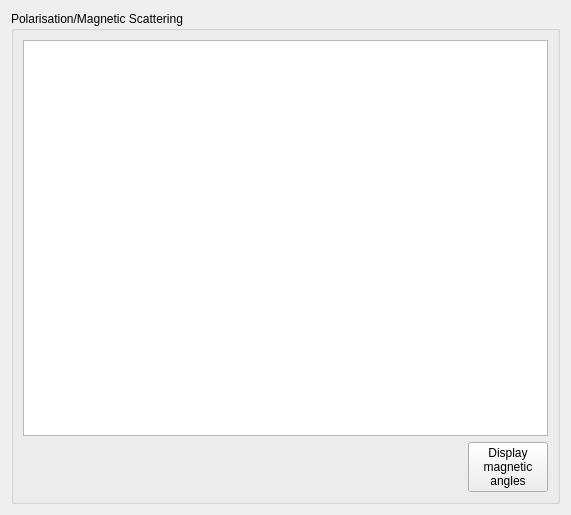
<?xml version="1.0" encoding="UTF-8"?>
<ui version="4.0">
 <class>MagnetismWidgetUI</class>
 <widget class="QWidget" name="MagnetismWidgetUI">
  <property name="geometry">
   <rect>
    <x>0</x>
    <y>0</y>
    <width>571</width>
    <height>515</height>
   </rect>
  </property>
  <property name="windowTitle">
   <string>Magnetism</string>
  </property>
  <layout class="QGridLayout" name="gridLayout">
   <item row="0" column="0">
    <widget class="QGroupBox" name="groupBox_10">
     <property name="title">
      <string>Polarisation/Magnetic Scattering </string>
     </property>
     <layout class="QGridLayout" name="gridLayout_21">
      <item row="0" column="0" colspan="3">
       <widget class="QTableView" name="lstMagnetic"/>
      </item>
      <item row="1" column="1">
       <spacer name="horizontalSpacer_6">
        <property name="orientation">
         <enum>Qt::Horizontal</enum>
        </property>
        <property name="sizeHint" stdset="0">
         <size>
          <width>498</width>
          <height>20</height>
         </size>
        </property>
       </spacer>
      </item>
      <item row="1" column="2">
       <widget class="QPushButton" name="cmdMagneticDisplay">
        <property name="text">
         <string>Display
magnetic
angles</string>
        </property>
       </widget>
      </item>
     </layout>
    </widget>
   </item>
  </layout>
 </widget>
 <resources/>
 <connections/>
</ui>
